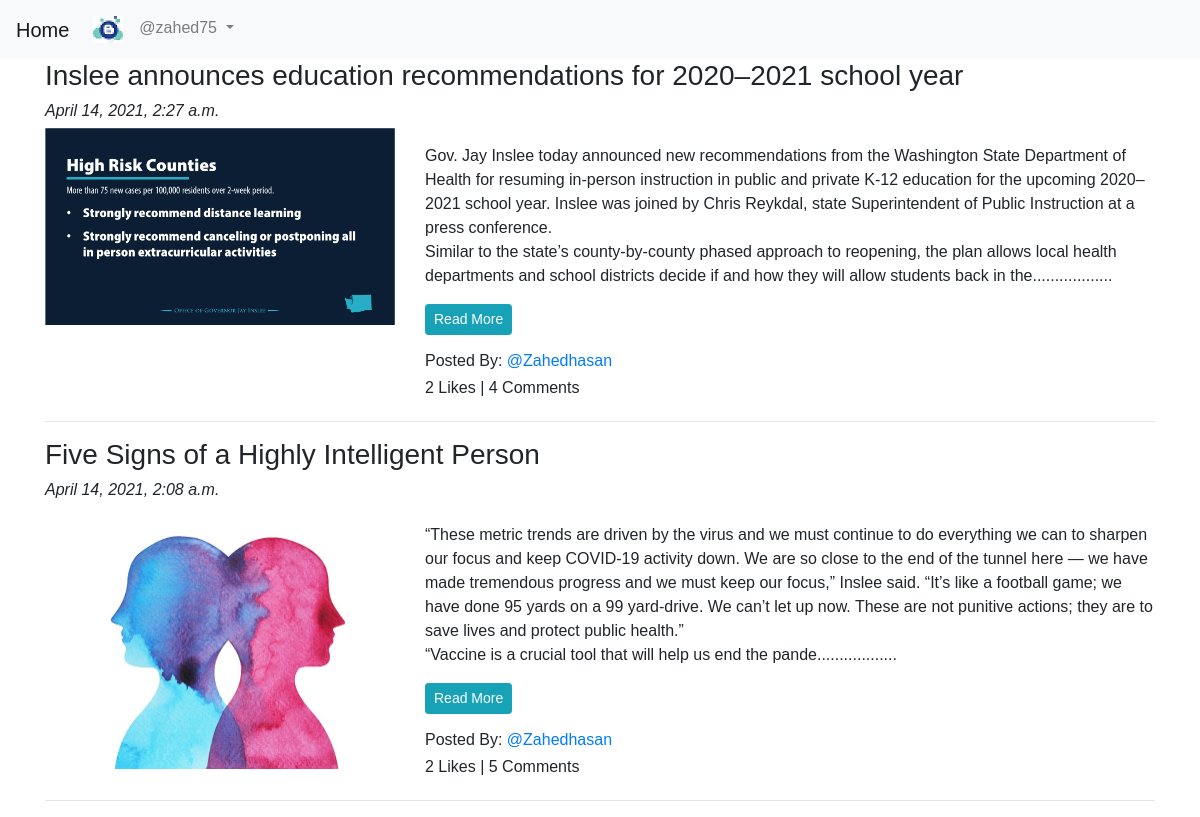
Page /blog/ (signed in) on the committed database.
### App_Blog/models.py (models this page shows, shortened)
class Blog(models.Model):
    author = models.ForeignKey(User, on_delete=models.CASCADE, related_name='post_author')
    blog_title = models.CharField(max_length=264, verbose_name="Put a Title")
    slug = models.SlugField(max_length=264, unique=True)
    blog_content = models.TextField(verbose_name="What is on your mind?")
    blog_image = models.ImageField(upload_to='blog_images', verbose_name="Image")
    publish_date = models.DateTimeField(auto_now_add=True)
    update_date = models.DateTimeField(auto_now=True)
    class Meta:
        ordering = ['-publish_date',]

### App_Blog/views.py (the view)
# urls.py: path('', views.BlogList.as_view(), name='blog_list'),
class BlogList(ListView):
    context_object_name = 'blogs'
    model = Blog
    template_name = 'App_Blog/blog_list.html'

### App_Blog/templatetags/custom_filters.py (called while the page is built)
def range_filter(value):
    return value[0:500] + ".................."

### templates/App_Blog/blog_list.html (shortened to what this page needs)
{% extends 'base.html' %}
{% load custom_filters %}
{% block body_block %}
{% for blog in blogs %}
<h3>{{blog.blog_title}}</h3>
<h6><i>{{blog.publish_date}}</i></h6>
<div class="row">
  <div class="col-sm-4">
    <img src="/media/{{blog.blog_image}}" alt="{{blog.blog_title}}" title="{{blog.blog_title}}" width="100%">
  </div>
  <div class="col-sm-8">
    <p>{{blog.blog_content|range_filter|linebreaks}} <a href="{% url 'App_Blog:blog_details' slug=blog.slug %}">
    <button type="button" name="button" class="btn btn-info btn-sm">Read More</button>  </a></p>
    <h6>Posted By: <a href="#">@{{blog.author}}</a></h6>
    <h6>{{blog.liked_blog.count}} Likes | {{blog.blog_comment.count }} Comments </h6>
  </div>
</div>
<hr>
{% endfor %}
{% endblock %}

### templates/base.html (shortened to what this page needs)
<!DOCTYPE html>
{% load static %}
<html lang="en" dir="ltr">
  <head>
<link rel="stylesheet" href="https://maxcdn.bootstrapcdn.com/bootstrap/4.0.0/css/bootstrap.min.css">
<link href="https://maxcdn.bootstrapcdn.com/font-awesome/4.7.0/css/font-awesome.min.css" rel="stylesheet">
<link rel="stylesheet" href="{% static 'css/style.css' %}">
  </head>
  <body>
    <nav class="navbar navbar-expand-lg navbar-light bg-light">
  <a class="navbar-brand" href="{% url 'index' %}">Home</a>
  <div class="collapse navbar-collapse" id="navbarSupportedContent">
    <ul class="navbar-nav mr-auto">
      <li class="nav-item active">
        <a class="nav-link" href="{% url 'index' %}"> <img src="/media/logo.png" width="30px" alt=""> <span class="sr-only">(current)</span></a>
      </li>
      {% if user.is_authenticated %}
      <li class="nav-item dropdown">
        <a class="nav-link dropdown-toggle" href="#" id="navbarDropdown"  data-toggle="dropdown" >
              @{{user.username}}
        </a>
      </li>
      {% endif %}
    </ul>
  </div>
</nav>
    <div class="container">
        {% block body_block %}
        {% endblock %}
    </div>
  </body>
</html>

### static/css/style.css (style rules this page uses)
body { margin: 0; padding:0; font-family: 'Noto Sans JP', sans-serif; }

### rows in the picture
Blog: blog_title "Inslee announces education recommendations for 2020–2021 school year", publish_date "April 14, 2021, 2:27 a.m.", blog_image (picture), blog_content|range_filter "Gov. Jay Inslee today announced new recommendations from the Washington State Department of Health for resuming in-person instruction in public and private K-12 education for the upcoming 2020–2021 school year. Inslee was joined by Chris Reykdal, state Superintendent of Public Instruction at a press conference. Similar to the state’s county-by-county phased approach to reopening, the plan allows local health departments and school districts decide if and how they will allow students back in the..................", author "Zahedhasan", liked_blog.count "2", blog_comment.count "4"
Blog: blog_title "Five Signs of a Highly Intelligent Person", publish_date "April 14, 2021, 2:08 a.m.", blog_image (picture), blog_content|range_filter "“These metric trends are driven by the virus and we must continue to do everything we can to sharpen our focus and keep COVID-19 activity down. We are so close to the end of the tunnel here — we have made tremendous progress and we must keep our focus,” Inslee said. “It’s like a football game; we have done 95 yards on a 99 yard-drive. We can’t let up now. These are not punitive actions; they are to save lives and protect public health.” “Vaccine is a crucial tool that will help us end the pande..................", author "Zahedhasan", liked_blog.count "2", blog_comment.count "5"

### other values in the picture
{{ user.username }} "zahed75"
